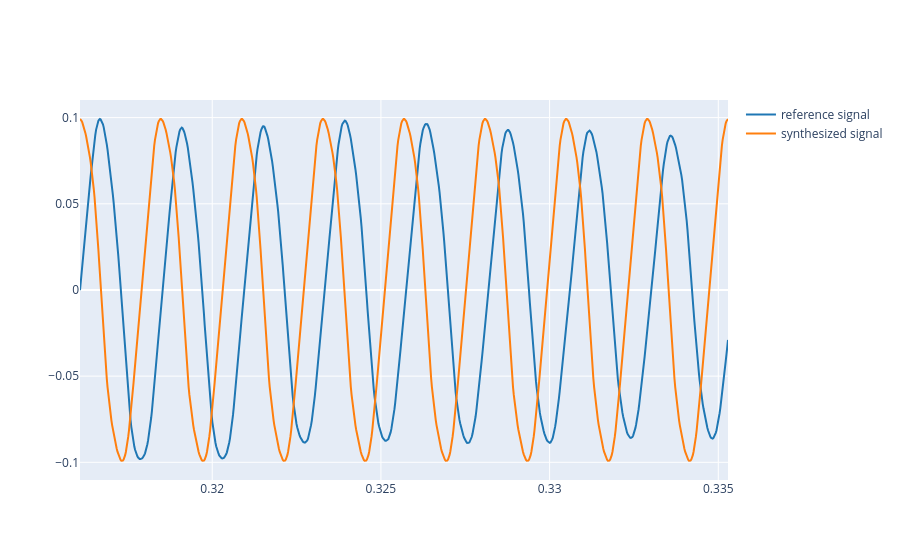

The notebook cell saved with this chart:
### Markdown cell above
2.1. Use the `synthetize` function to generate a synthesis with the weights ($A_k$) found in 1.3 and the fundamental frequency and phases found in previous labs. Plot both the reference and the synthetize signal. Listen to the synthetize signal.

### Code cell
from IPython.display import Audio
# Write the code here
T0 = 1/f0
t_start = 0.31608#inicio del fragmento estable
num_periods = 8
t_end = t_start + num_periods * T0
synthetic_signal = synthesize(f0, phi, weights, t)
plot_signals([ref, s/10], fs, t_start, t_end, name = ["reference signal", "synthesized signal"])
Audio(s, rate=fs)

### Figure 1 — Plotly figure (JSON) as saved in the notebook; plotly's stock layout.template omitted (floating-point values rounded to 4 significant figures; data arrays with more than 128 entries replaced by an {"elided": "..."} marker saying what was removed)
{"data": [{"line": {"color": "#1f77b4", "shape": "linear"}, "mode": "lines", "name": "reference signal", "type": "scatter", "x": {"elided": "848 float values"}, "y": {"elided": "848 float values"}}, {"line": {"color": "#ff7f0e", "shape": "linear"}, "mode": "lines", "name": "synthesized signal", "type": "scatter", "x": {"elided": "848 float values"}, "y": {"elided": "848 float values"}}], "layout": {}}
